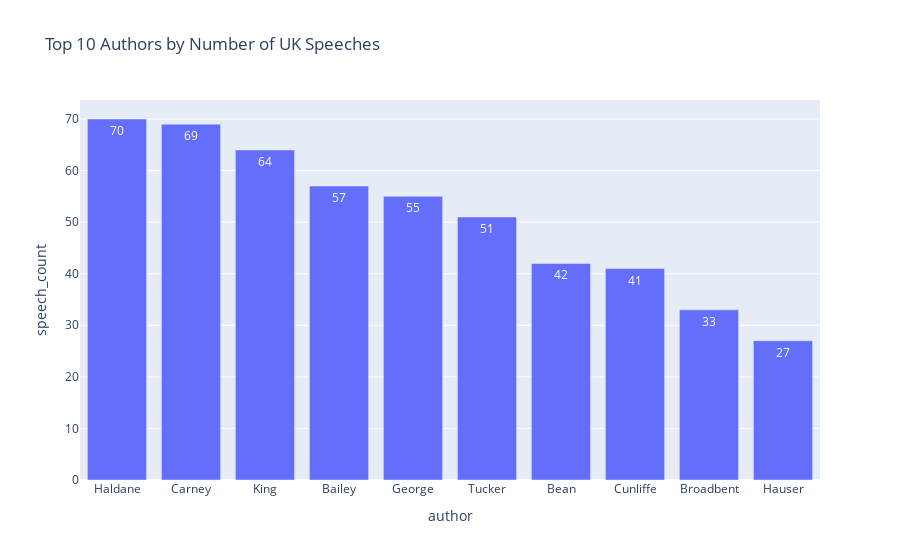

Write notebook code for a chart like this one.
### Markdown cell above
Speeches delivered by Governors tend to have slightly higher average sentiment scores compared to those by non-governors. This suggests that governors generally use more positive or reassuring language, aligning with their role in promoting financial stability and market confidence.
Non-governor speeches exhibit greater variability in sentiment, possibly reflecting a broader range of topics or speaker roles. The narrower sentiment range in governor speeches indicates a more controlled and consistent tone, reinforcing their function as stabilising voices during economic communication.

### Code cell
# Top Authors by Number of Speeches:
author_counts = uk_speeches['author'].value_counts().head(10).reset_index()
author_counts.columns = ['author', 'speech_count']

fig_top10 = px.bar(
    author_counts,
    x='author',
    y='speech_count',
    title='Top 10 Authors by Number of UK Speeches',
    text='speech_count'
)
fig_top10.show()

### Figure 1 — Plotly figure (JSON) as saved in the notebook; plotly's stock layout.template omitted (floating-point values rounded to 4 significant figures)
{"data": [{"alignmentgroup": "True", "hovertemplate": "author=%{x}<br>speech_count=%{text}<extra></extra>", "legendgroup": "", "marker": {"color": "#636efa", "pattern": {"shape": ""}}, "name": "", "offsetgroup": "", "orientation": "v", "showlegend": false, "text": [70, 69, 64, 57, 55, 51, 42, 41, 33, 27], "textposition": "auto", "type": "bar", "x": ["Haldane", "Carney", "King", "Bailey", "George", "Tucker", "Bean", "Cunliffe", "Broadbent", "Hauser"], "xaxis": "x", "y": [70, 69, 64, 57, 55, 51, 42, 41, 33, 27], "yaxis": "y"}], "layout": {"barmode": "relative", "legend": {"tracegroupgap": 0}, "title": {"text": "Top 10 Authors by Number of UK Speeches"}, "xaxis": {"anchor": "y", "domain": [0, 1], "title": {"text": "author"}}, "yaxis": {"anchor": "x", "domain": [0, 1], "title": {"text": "speech_count"}}}}
